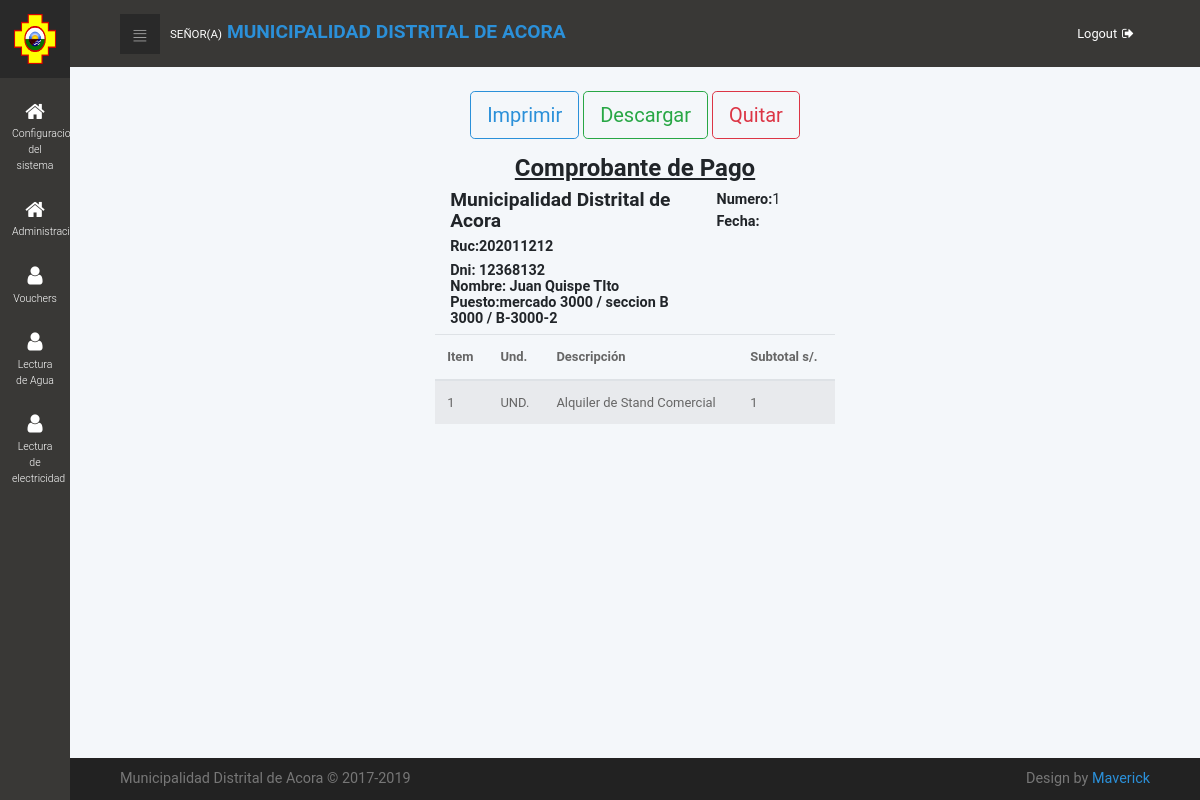
Screenshot of /marketAdm/imprimir/1/ with the database file from the repository.
### appmarket/models.py (models this page shows, shortened)
class voucher(models.Model):
    consession=models.ForeignKey(concession,on_delete=models.CASCADE,related_name="concessions_voucher")
    date_pay=models.DateField(blank=True, default=date.today())
    comments=models.CharField(max_length=20, default="", blank=True)

class concession(models.Model):
    clients=models.ForeignKey(clients,on_delete=models.CASCADE,related_name="clients")
    points=models.ForeignKey(points,on_delete=models.CASCADE,related_name="points")
    date_consession_start=models.DateField(blank=False, default=date.today())
    date_consession_end=models.DateField(blank=True, default=date.today())
    sale_type = models.CharField(max_length=45, default="", blank=True)
    price_monthly=models.IntegerField(unique=False)
    point_name=models.CharField(max_length=45,default="",blank=True)

class clients(models.Model):
    firstname=models.CharField(max_length=20, default="", blank=True)
    lastname=models.CharField(max_length=50, default="", blank=True)
    dni=models.CharField(default="", max_length=45, unique=True)
    cellphone=models.CharField(max_length=9, default="", blank=True)
    email=models.CharField(max_length=20, default="", blank=True)

class points(models.Model):
    sections=models.ForeignKey(sections,on_delete=models.CASCADE,related_name="sections")
    point_code=models.CharField(max_length=20, default="", blank=True)
    description=models.CharField(max_length=100, default="", blank=True)

class sections(models.Model):
    markets = models.ForeignKey(markets, on_delete=models.CASCADE,related_name="markets")
    name = models.CharField(max_length=20, default="", blank=True)

class markets(models.Model):
    name=models.CharField(max_length=20, default="", blank=True)

class voucherDetail(models.Model):
    vouch=models.ForeignKey(voucher,on_delete=models.CASCADE,related_name="voucher_detail")
    price_point=models.IntegerField(unique=False)
    price_water=models.IntegerField(unique=False)
    price_energy= models.IntegerField(unique=False)

### appmarket/views.py (the view)
# urls.py: url(r'^imprimir/(\d+)/$', views.imprimir, name='imprimir'),
def imprimir(request,id):
    voucher_data = voucher.objects.filter(id=id).first()
    voucher_detail=voucherDetail.objects.filter(vouch=id).first()
    data = {'voucher':voucher_data,'voucherDetail':voucher_detail}
    return render(request, 'imprimir.html', data)

### templates/imprimir.html (shortened to what this page needs)
{% extends 'template/index.html' %}
{% load staticfiles %}
{% block navigation %}
    <br>
{% endblock %}
{% block content %}
    <section class="">
        <div class="container-fluid">
            <div class="form-group btn-group-lg text-center col-sm-12">
                <button type="button" id="btn-imprimir" class="btn btn-outline-primary" onclick="imprimirPage('#page');">Imprimir</button>
                <button type="button" class="btn btn-outline-success" onclick="descargarPdf('#page-A4');">Descargar
                </button>
                <button id="quitar" type="button" class="btn btn-outline-danger" onclick="quitarMembrete('#membrete');">
                    Quitar
                </button>
            </div>
        </div>
    </section>
    {% if voucher %}
    <section id="imprimir">
        <div class="container-fluid text-center">
        <span id="page">
            <div id="page-A4" class="text-left">
    <div class="container-fluid">
      <div class="row justify-content-center">
          <div class="col-sm-12  "> <h1 align="center"><strong><u>Comprobante de Pago</u></strong></h1></div>
      </div>
    <div class="row">
        <div class="col-sm-8"><h3><strong>Municipalidad Distrital de Acora</strong></h3><h5><strong>Ruc:202011212</strong></h5></div>
        <div class="col-sm-4"><strong>Numero:</strong>{{ voucher.id }}<br><strong>Fecha:</strong></div>
    </div>
    <div class="row">
      <div class="col-sm-8"><h5><strong>Dni: {{ voucher.consession.clients.dni }}<br> Nombre: {{ voucher.consession.clients.firstname }} {{ voucher.consession.clients.lastname }}<br>Puesto:{{ voucher.consession.points.sections.markets.name }}  / {{ voucher.consession.points.sections.name }} / {{ voucher.consession.points.point_code }}<br></strong></h5></div>
      <div class="col-sm-4"></div>
    </div>
</div>
      <div class="container-fluid">
    <div class="row">
      <div class="col-xs-12 table-responsive">
        <table class="table table-striped">
          <thead>
          <tr>
            <th>Item</th>
            <th>Und.</th>
            <th>Descripción</th>
            <th>Subtotal s/.</th>
          </tr>
          </thead>
          <tbody>
          <tr>
            <td>1</td>
            <td>UND.</td>
            <td>Alquiler de Stand Comercial</td>
            <td>{{ voucherDetail.price_point}}</td>
          </tr>
          </tbody>
        </table>
      </div>
    </div>
          </div>
{%endif%}
    </div>
    </div>
    </section>
{% endblock %}

### appmarket/static/css/style.blue.css (style rules this page uses)
body { overflow-x: hidden; }
span { display: inline-block; }
span { font-size: 0.9em; }
table { font-size: 0.9em; color: #666; }
button { cursor: pointer; }
@media (min-width: 768px) { .container-fluid { padding: 0 50px; } }
.btn { font-weight: normal; border: 1px solid transparent; padding: 0.5rem 0.75rem; font-size: 1rem; line-height: 1.25; border-radius: 0; -webkit-transition: all 0.15s ease-in-out; transition: all 0.15s ease-in-out; }
.btn-outline-primary { color: #2b90d9; background-color: transparent; background-image: none; border-color: #2b90d9; }
.btn-outline-success { color: #28a745; background-color: transparent; background-image: none; border-color: #28a745; }
.btn-outline-danger { color: #dc3545; background-color: transparent; background-image: none; border-color: #dc3545; }
body { font-family: "Roboto", sans-serif; font-size: 1rem; font-weight: normal; line-height: 1.5; color: #212529; background-color: #fff; }
h1, h2, h3, h4, h5, h6, .h1, .h2, .h3, .h4, .h5, .h6 { margin-bottom: 0.5rem; font-family: inherit; font-weight: 500; line-height: 1.1; color: inherit; }
h1, .h1 { font-size: 1.5rem; }
h3, .h3 { font-size: 1.2rem; }
h5, .h5 { font-size: 0.9rem; }

### rows the page displays
voucher: id "1", consession.clients.dni "12368132", consession.clients.firstname "Juan", consession.clients.lastname "Quispe TIto", consession.points.sections.markets.name "mercado 3000", consession.points.sections.name "seccion B 3000", consession.points.point_code "B-3000-2"
voucherDetail: price_point "1"
